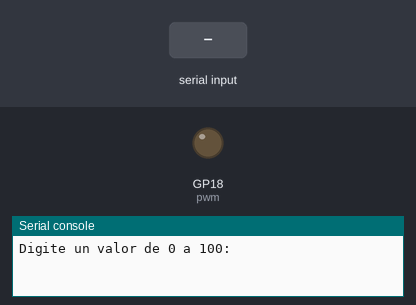
Bench run of a program on a simulated Raspberry Pi Pico running MicroPython. Parts: output pins drawn as LEDs (lit = HIGH), the last lines printed to the serial console. Inputs (shaded band) come from the test bench.

Above: at 1.2 s.
1.3 s: "5" typed at the serial console, then Enter
At 2.2 s:
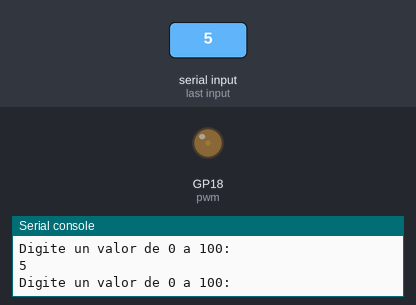
2.8 s: "90" typed at the serial console, then Enter
At 3.3 s:
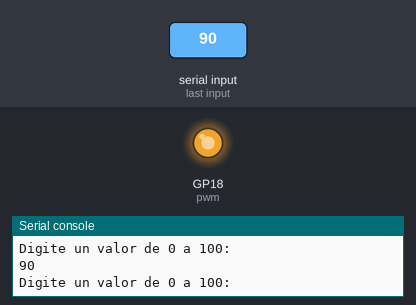
Timing chart, 0 to 5.8 s (numbered marks = the images above; inputs shaded):
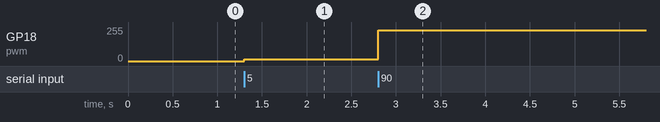

Measured:
- after the input at 1.3 s, GP18 (pwm): 0/255 → 13/255 at once
- after the input at 2.8 s, GP18 (pwm): 13/255 → 229/255 at once

The program:

03_ejemplo_04_PWM_intensidad_led.py
```python
from machine import PWM,Pin

pwm = PWM(Pin(18)) # gpio18
pwm.freq(500) #T=2ms, un periodo de 2ms

continuar = True

while continuar:
    a = input('Digite un valor de 0 a 100: ')
    if a == 'z':
        continuar = False
    else:
        # recordemos que el dc va de 0 a 65535
        # se debe realizar el calculo multiplicando el valor por 655, valor aproximado
        pwm.duty_u16(int(a)*655)

pwm.deinit()
print('Fin de programa')
```
